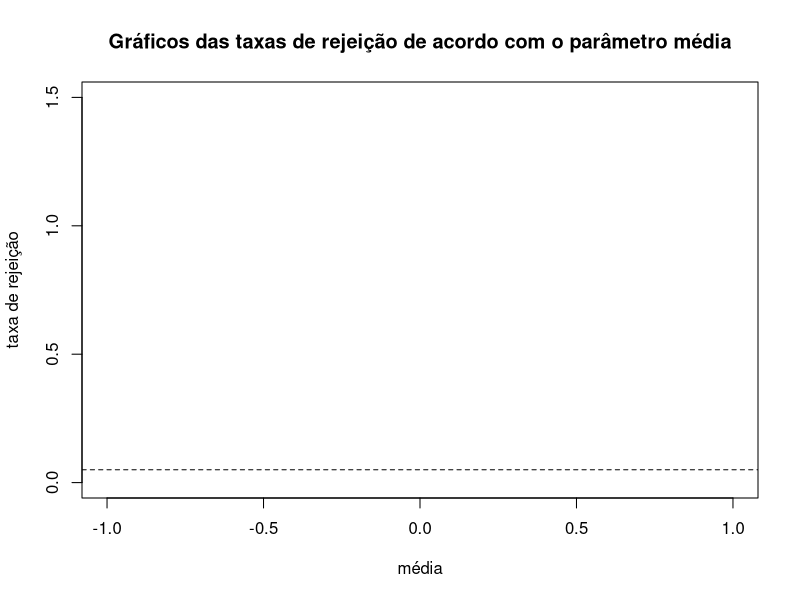

R code for this plot: (Note: this script raises an error after producing the figure.)
m<-1000
medias<-seq(-1,1,length.out=31)
sizes<-c(20,41,50,100,1000) #para o n=20 usar a tabela, 0.294, Conover A13

# Função que calcula a taxa de rejeição dado o parâmetro, o tamanho da amostra e
# valor tabelado(d) caso algum tamanho de amostra seja <=40, do jeito que construi 
# apenas 1 dos tamanhos de amostras pode ser <=40
Taxa_mu_N<-function(mu, n, alfa=0.05, d)
{
  if(n<=40)
  {
    amostras<-replicate(1000,rnorm(n, mean=mu))
    estatistica<-apply(amostras, MARGIN = 2 ,FUN= function(x){ ks.test(x,"pnorm")$statistic })
    rejeicao<- sum(estatistica>d) # A funcao which retorna os indices de TRUE
    taxa<-rejeicao/1000
  }
  else
  {
    
    amostras<-replicate(1000,rnorm(n, mean=mu))
    p.valor<-apply(amostras, MARGIN = 2 ,FUN= function(x){ ks.test(x,"pnorm")$p.value })
    rejeicao<- sum(p.valor<alfa) 
    taxa<-rejeicao/1000
  }
  return(taxa)
}

cores<-c(	"#A52A2A", "orange2", "yellow2","green2", "aquamarine3")

plot(x="",xlim = c(-1,1), ylim=c(0,1.5), xlab="média", ylab="taxa de rejeição", main="Gráficos das taxas de rejeição de acordo com o parâmetro média")
abline(h=0.05,lty=2)
for(i in seq_along(sizes))
{
  n<-sizes[i]
  taxas<-sapply(medias,FUN=gerarAmostraN,n=n, QKs.table=0.294)
  lines(x=medias, y=taxas, col=cores[i])
}
legend("topright",legend=paste0("n=",sizes),col = cores, lty = 1)

